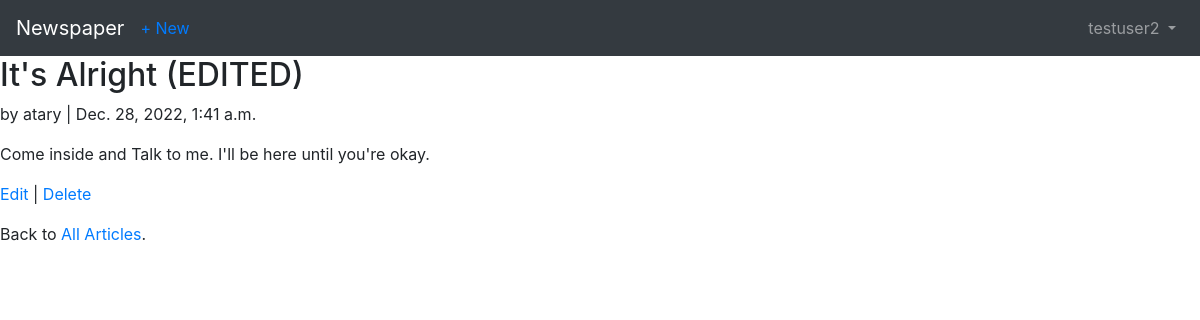
Screenshot of /articles/1/ (signed in) with the database file from the repository.
### accounts/models.py (models this page shows)
class CustomUser(AbstractUser):
	age = models.PositiveIntegerField(null=True, blank=True)

### articles/models.py (models this page shows, shortened)
class Article(models.Model):
	title = models.CharField(max_length=255)
	body = models.TextField()
	date = models.DateTimeField(auto_now_add=True)
	author = models.ForeignKey(
	get_user_model()
	,on_delete=models.CASCADE,
	)

### articles/views.py (the view)
# urls.py: path('<int:pk>/', ArticleDetailView.as_view(), name='article_detail'),
class ArticleDetailView(LoginRequiredMixin,
DetailView):
	model = Article
	template_name = 'article_detail.html'

### templates/article_detail.html
{% extends 'base.html' %}
{% block content %}
    <div class="article-entry">
      <h2>{{ object.title }}</h2>
      <p>by {{ object.author }} | {{ object.date }}</p>
      <p>{{ object.body }}</p>
    </div>
      <p><a href="{% url 'article_edit' article.pk %}">Edit</a> |
      <a href="{% url 'article_delete' article.pk %}">Delete</a></p>
      <p>Back to <a href="{% url 'article_list' %}">All Articles</a>.</p>
{% endblock content %}

### templates/base.html (shortened to what this page needs)
<!DOCTYPE html>
<html>
    <head>
      <link rel="stylesheet" href="https://cdn.jsdelivr.net/npm/bootstrap@4.0.0/dist/css/bootstrap.min.css">
    </head>
    <body>
          <nav class="navbar navbar-expand-lg navbar-dark bg-dark">
<a class="navbar-brand" href="{% url  'home' %}">Newspaper</a>
{% if user.is_authenticated %}
<ul class="navbar-nav mr-auto">
<li class="nav-item">
<a href="{% url 'article_new' %}">+ New</a>
</li>
</ul>
{% endif %}
<div class="collapse navbar-collapse" id="navbarSupportedContent">
{% if user.is_authenticated %}
<ul class="navbar-nav ml-auto">
<li class="nav-item">
<a class="nav-link dropdown-toggle" href="#"
id="navbarDropdown" role="button" data-toggle="dropdown"
aria-haspopup="true" aria-expanded="false">
{{ user.username }}
</a>
</li>
</ul>
{% endif %}
</div>
</nav>
        <main>
           {% block content %}
          {% endblock content %}
       </main>
    </body>
</html>

### rows the page displays
CustomUser: username "testuser2"
Article: title "It's Alright (EDITED)", author "atary", date "Dec. 28, 2022, 1:41 a.m.", body "Come inside and Talk to me. I'll be here until you're okay."
